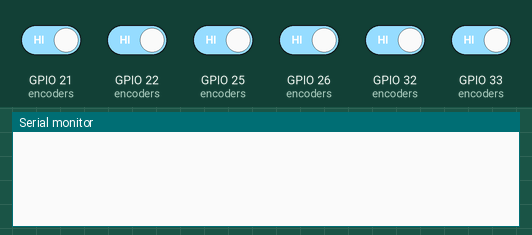
This sketch was run on a simulated ESP32. Parts: the last lines printed to the serial monitor. The test bench sets the inputs (shaded band); at power-on: GPIO 21 (encoders), GPIO 22 (encoders), GPIO 25 (encoders), GPIO 26 (encoders), GPIO 32 (encoders), GPIO 33 (encoders) HIGH. USB keyboard and mouse output is not drawn.

Above: at 1.2 s.
1.3 s: GPIO 21 (encoders) driven LOW
At 1.6 s:
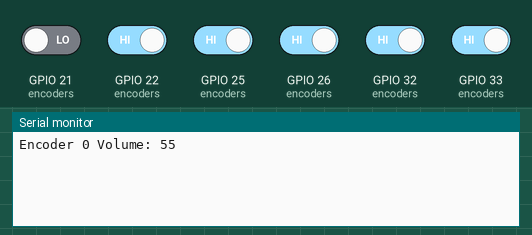
2.8 s: GPIO 22 (encoders) driven LOW
At 4.0 s:
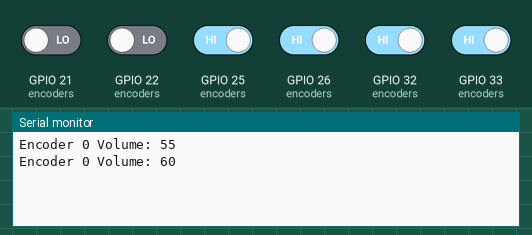
4.3 s: GPIO 25 (encoders) driven LOW
At 5.1 s:
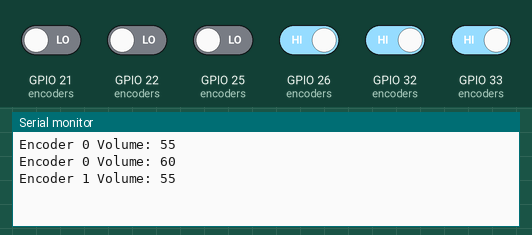
5.8 s: GPIO 26 (encoders) driven LOW
At 6.1 s:
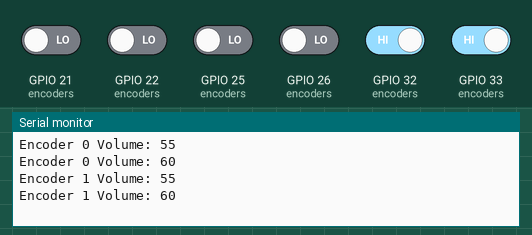
7.3 s: GPIO 32 (encoders) driven LOW
At 8.5 s:
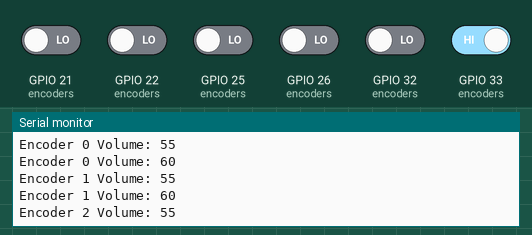
8.8 s: GPIO 33 (encoders) driven LOW
At 9.7 s:
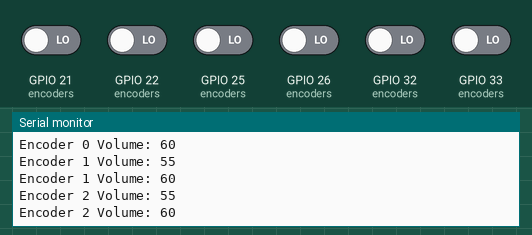
Timing chart, 0 to 11.3 s (numbered marks = the images above; inputs shaded):
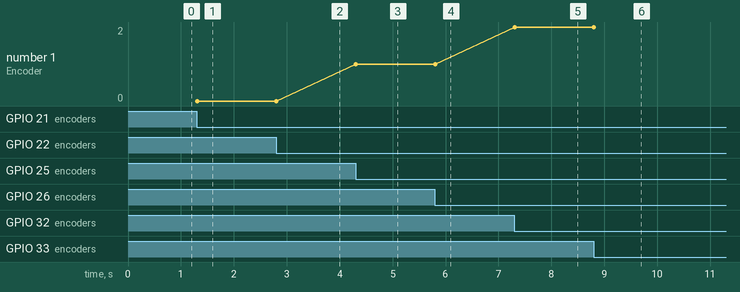

The sketch:

Rotory_Encoder_volume_v1.ino
```cpp
#include <BleKeyboard.h>

BleKeyboard bleKeyboard("ESP32 Volume Knobs");

// Define encoder pins
const int encoders[][2] = {
    {21, 22}, // Encoder 1
    {25, 26}, // Encoder 2
    {32, 33}  // Encoder 3
};

// Store last states
int lastState[] = {0, 0, 0};
int volumes[] = {50, 50, 50};  // Default volumes (0-100)

void setup() {
    Serial.begin(115200);
    bleKeyboard.begin();

    for (int i = 0; i < 3; i++) {
        pinMode(encoders[i][0], INPUT_PULLUP);
        pinMode(encoders[i][1], INPUT_PULLUP);
        lastState[i] = (digitalRead(encoders[i][0]) | (digitalRead(encoders[i][1]) << 1));
    }
}

void loop() {
    for (int i = 0; i < 3; i++) {
        int AState = digitalRead(encoders[i][0]);
        int BState = digitalRead(encoders[i][1]) << 1;
        int currentState = AState | BState;

        if (currentState != lastState[i]) {
            if ((lastState[i] == 0b10 && currentState == 0b00) || (lastState[i] == 0b11 && currentState == 0b10)) {
                volumes[i] = min(volumes[i] + 5, 100);
                sendVolumeCommand(i, true);  // Increase volume
            } else if ((lastState[i] == 0b01 && currentState == 0b00) || (lastState[i] == 0b11 && currentState == 0b01)) {
                volumes[i] = max(volumes[i] - 5, 0);
                sendVolumeCommand(i, false);  // Decrease volume
            }
            lastState[i] = currentState;
        }
    }
    delay(5);
}

// Function to send Bluetooth volume commands for different encoders
void sendVolumeCommand(int encoderIndex, bool increase) {
    if (!bleKeyboard.isConnected()) return;

    switch (encoderIndex) {
        case 0:
            bleKeyboard.write(increase ? KEY_MEDIA_VOLUME_UP : KEY_MEDIA_VOLUME_DOWN);
            break;
        case 1:
            bleKeyboard.write(increase ? KEY_MEDIA_NEXT_TRACK : KEY_MEDIA_PREV_TRACK);
            break;
        case 2:
            bleKeyboard.write(increase ? KEY_MEDIA_PLAY_PAUSE : KEY_MEDIA_STOP);
            break;
    }

    Serial.print("Encoder ");
    Serial.print(encoderIndex);
    Serial.print(" Volume: ");
    Serial.println(volumes[encoderIndex]);
}
```

Measured:
- after the input at 1.3 s, the serial monitor: prints a new line at once (image 1)
- after the input at 2.8 s, the serial monitor: prints a new line at once (image 2)
- after the input at 4.3 s, the serial monitor: prints a new line at once (image 3)
- after the input at 5.8 s, the serial monitor: prints a new line at once (image 4)
- after the input at 7.3 s, the serial monitor: prints a new line at once (image 5)
- after the input at 8.8 s, the serial monitor: prints a new line at once (image 6)
- plotted number 1: 0 → 1 after the input at 4.3 s, 1 → 2 after the input at 7.3 s
